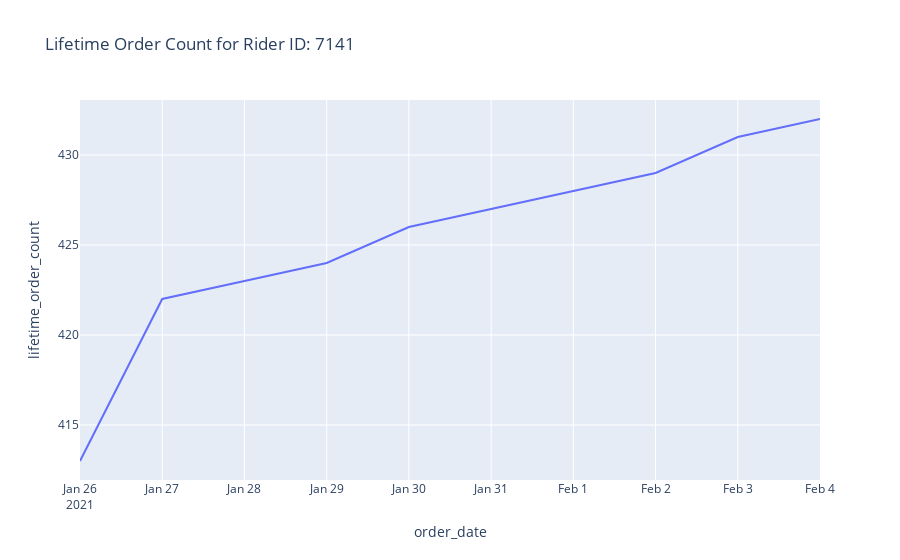
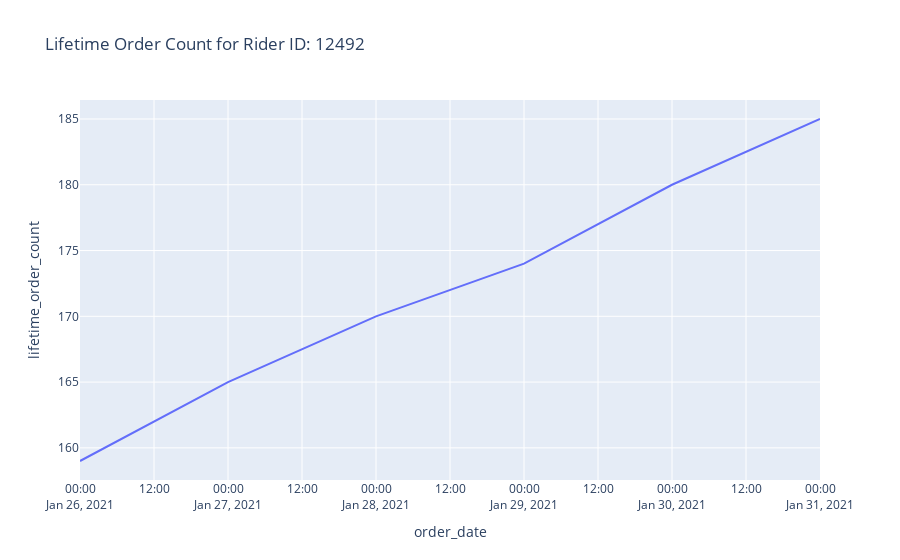
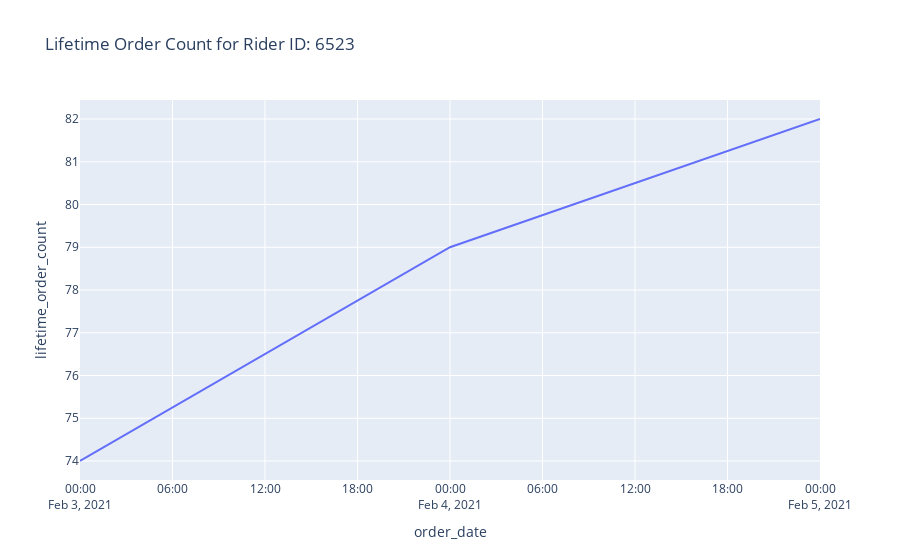

These figures' notebook cell, in order:
### Code cell
mid_3_riders = [7141, 12492, 6523]

for rider in mid_3_riders:
    lifetime = df[df['rider_id'] == rider]
    lifetime = lifetime.groupby('order_date').agg('first').reset_index()
    fig = px.line(lifetime, x = 'order_date', y = 'lifetime_order_count', title = 'Lifetime Order Count for Rider ID: '+ str(rider))
    fig.show()

### Figure 1 — Plotly figure (JSON) as saved in the notebook; plotly's stock layout.template omitted (floating-point values rounded to 4 significant figures)
{"data": [{"hovertemplate": "order_date=%{x}<br>lifetime_order_count=%{y}<extra></extra>", "legendgroup": "", "line": {"color": "#636efa", "dash": "solid"}, "marker": {"symbol": "circle"}, "mode": "lines", "name": "", "orientation": "v", "showlegend": false, "type": "scatter", "x": ["2021-01-26 00:00:00", "2021-01-27 00:00:00", "2021-01-28 00:00:00", "2021-01-29 00:00:00", "2021-01-30 00:00:00", "2021-01-31 00:00:00", "2021-02-01 00:00:00", "2021-02-02 00:00:00", "2021-02-03 00:00:00", "2021-02-04 00:00:00"], "xaxis": "x", "y": [413, 422, 423, 424, 426, 427, 428, 429, 431, 432], "yaxis": "y"}], "layout": {"legend": {"tracegroupgap": 0}, "title": {"text": "Lifetime Order Count for Rider ID: 7141"}, "xaxis": {"anchor": "y", "domain": [0, 1], "title": {"text": "order_date"}}, "yaxis": {"anchor": "x", "domain": [0, 1], "title": {"text": "lifetime_order_count"}}}}

### Figure 2 — Plotly figure (JSON) as saved in the notebook; plotly's stock layout.template omitted (floating-point values rounded to 4 significant figures)
{"data": [{"hovertemplate": "order_date=%{x}<br>lifetime_order_count=%{y}<extra></extra>", "legendgroup": "", "line": {"color": "#636efa", "dash": "solid"}, "marker": {"symbol": "circle"}, "mode": "lines", "name": "", "orientation": "v", "showlegend": false, "type": "scatter", "x": ["2021-01-26 00:00:00", "2021-01-27 00:00:00", "2021-01-28 00:00:00", "2021-01-29 00:00:00", "2021-01-30 00:00:00", "2021-01-31 00:00:00"], "xaxis": "x", "y": [159, 165, 170, 174, 180, 185], "yaxis": "y"}], "layout": {"legend": {"tracegroupgap": 0}, "title": {"text": "Lifetime Order Count for Rider ID: 12492"}, "xaxis": {"anchor": "y", "domain": [0, 1], "title": {"text": "order_date"}}, "yaxis": {"anchor": "x", "domain": [0, 1], "title": {"text": "lifetime_order_count"}}}}

### Figure 3 — Plotly figure (JSON) as saved in the notebook; plotly's stock layout.template omitted (floating-point values rounded to 4 significant figures)
{"data": [{"hovertemplate": "order_date=%{x}<br>lifetime_order_count=%{y}<extra></extra>", "legendgroup": "", "line": {"color": "#636efa", "dash": "solid"}, "marker": {"symbol": "circle"}, "mode": "lines", "name": "", "orientation": "v", "showlegend": false, "type": "scatter", "x": ["2021-02-03 00:00:00", "2021-02-04 00:00:00", "2021-02-05 00:00:00"], "xaxis": "x", "y": [74, 79, 82], "yaxis": "y"}], "layout": {"legend": {"tracegroupgap": 0}, "title": {"text": "Lifetime Order Count for Rider ID: 6523"}, "xaxis": {"anchor": "y", "domain": [0, 1], "title": {"text": "order_date"}}, "yaxis": {"anchor": "x", "domain": [0, 1], "title": {"text": "lifetime_order_count"}}}}
